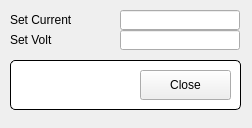
<?xml version="1.0" encoding="UTF-8"?>
<ui version="4.0">
 <class>FormSetCurrent</class>
 <widget class="QMainWindow" name="FormSetCurrent">
  <property name="geometry">
   <rect>
    <x>0</x>
    <y>0</y>
    <width>252</width>
    <height>128</height>
   </rect>
  </property>
  <property name="windowTitle">
   <string>Microtron Set Current</string>
  </property>
  <widget class="QWidget" name="centralwidget">
   <widget class="QLabel" name="label">
    <property name="geometry">
     <rect>
      <x>10</x>
      <y>10</y>
      <width>91</width>
      <height>20</height>
     </rect>
    </property>
    <property name="text">
     <string>Set Current</string>
    </property>
   </widget>
   <widget class="QELineEdit" name="qelineedit">
    <property name="geometry">
     <rect>
      <x>120</x>
      <y>10</y>
      <width>120</width>
      <height>20</height>
     </rect>
    </property>
    <property name="variable" stdset="0">
     <string>MI-PS-MM:setCurrent</string>
    </property>
   </widget>
   <widget class="QGroupBox" name="titleGroupBox_2">
    <property name="geometry">
     <rect>
      <x>10</x>
      <y>60</y>
      <width>231</width>
      <height>50</height>
     </rect>
    </property>
    <property name="styleSheet">
     <string notr="true">QGroupBox {
	background-color: rgb(255, 255, 255);
    border: 1px solid black;
    border-radius: 5px;
}

QGroupBox::title {
    subcontrol-origin: margin;
    left: 10px;
    padding: 0 3px 0 3px;
}</string>
    </property>
    <property name="title">
     <string/>
    </property>
    <widget class="QPushButton" name="btnClose">
     <property name="geometry">
      <rect>
       <x>130</x>
       <y>10</y>
       <width>91</width>
       <height>30</height>
      </rect>
     </property>
     <property name="text">
      <string>Close</string>
     </property>
    </widget>
   </widget>
   <widget class="QLabel" name="label_2">
    <property name="geometry">
     <rect>
      <x>10</x>
      <y>30</y>
      <width>91</width>
      <height>20</height>
     </rect>
    </property>
    <property name="text">
     <string>Set Volt</string>
    </property>
   </widget>
   <widget class="QELineEdit" name="qelineedit_2">
    <property name="geometry">
     <rect>
      <x>120</x>
      <y>30</y>
      <width>120</width>
      <height>20</height>
     </rect>
    </property>
    <property name="variable" stdset="0">
     <string>MI-PS-MM:setVolt</string>
    </property>
   </widget>
  </widget>
 </widget>
 <customwidgets>
  <customwidget>
   <class>QELineEdit</class>
   <extends>QLineEdit</extends>
   <header>QELineEdit.h</header>
  </customwidget>
 </customwidgets>
 <resources/>
 <connections/>
</ui>
